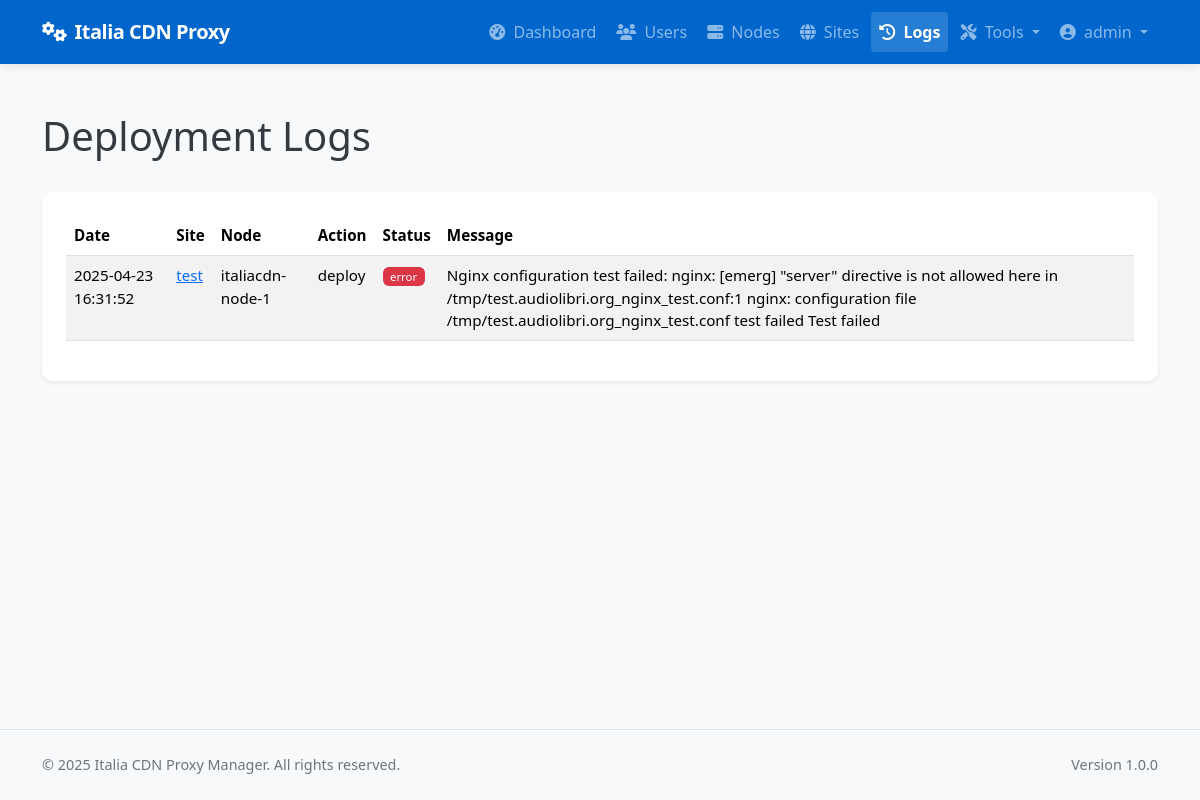
Before: /admin/logs (signed in) with the older database file.
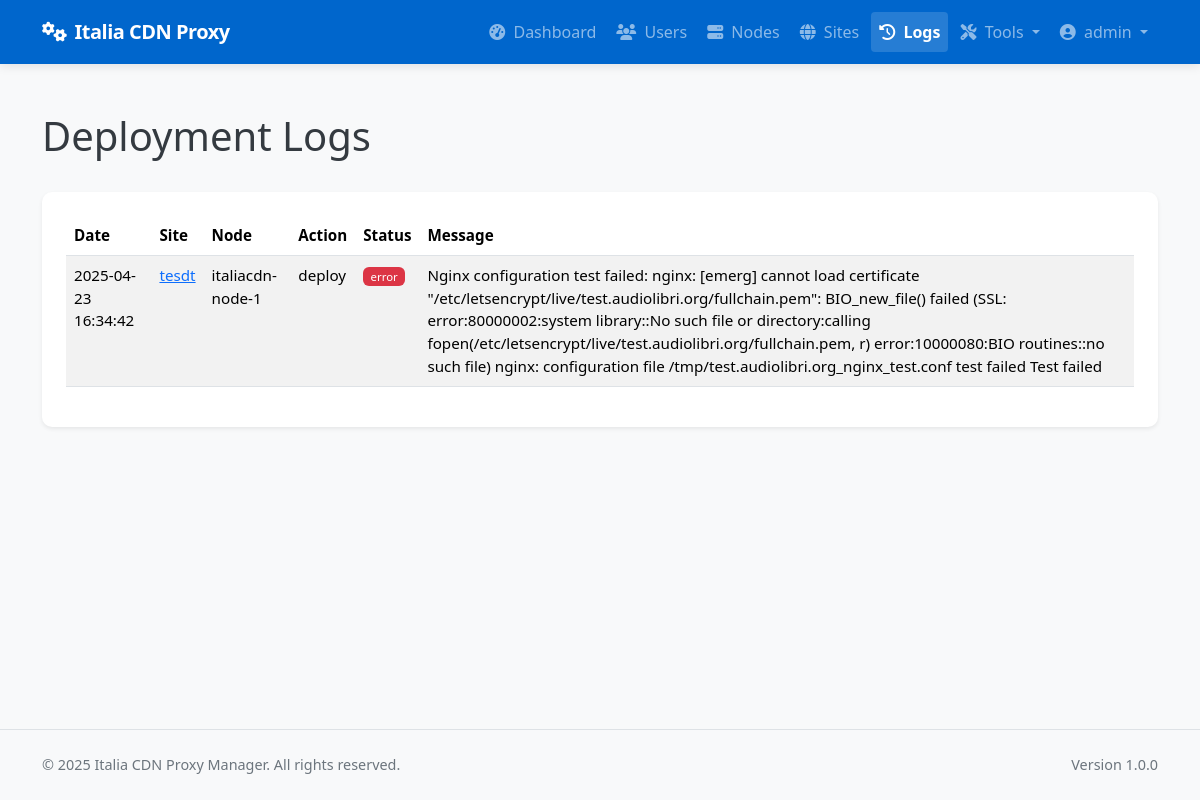
After: the same page with the newer database file.
### app/models/models.py (models this page shows, shortened)
class DeploymentLog(db.Model):
    __tablename__ = 'deployment_logs'
    id = db.Column(db.Integer, primary_key=True)
    site_id = db.Column(db.Integer, db.ForeignKey('sites.id'), nullable=False)
    node_id = db.Column(db.Integer, db.ForeignKey('nodes.id'), nullable=False)
    user_id = db.Column(db.Integer, db.ForeignKey('users.id'), nullable=True)  # Who performed the action
    action = db.Column(db.String(64), nullable=False)  # deploy, update, remove, ssl_renew, discovery, rollback
    status = db.Column(db.String(20), nullable=False)  # success, error
    message = db.Column(db.Text, nullable=True)
    created_at = db.Column(db.DateTime, default=datetime.utcnow)
    site = db.relationship('Site', backref=db.backref('deployment_logs', lazy='dynamic'))
    node = db.relationship('Node', backref=db.backref('deployment_logs', lazy='dynamic'))
    user = db.relationship('User', backref=db.backref('deployment_logs', lazy='dynamic'))

class Site(db.Model):
    __tablename__ = 'sites'
    id = db.Column(db.Integer, primary_key=True)
    name = db.Column(db.String(64), nullable=False)
    domain = db.Column(db.String(255), unique=True, nullable=False)
    protocol = db.Column(db.String(10), nullable=False, default='https')  # http or https
    origin_protocol = db.Column(db.String(10), nullable=False, default='http')  # http or https for origin
    origin_address = db.Column(db.String(255), nullable=False)  # Backend server address
    origin_port = db.Column(db.Integer, nullable=False)
    user_id = db.Column(db.Integer, db.ForeignKey('users.id'), nullable=True)  # Allow null for discovered sites
    is_active = db.Column(db.Boolean, default=True)
    is_blocked = db.Column(db.Boolean, default=False)
    is_discovered = db.Column(db.Boolean, default=False)  # Whether this site was discovered from node
    use_waf = db.Column(db.Boolean, default=False)
    force_https = db.Column(db.Boolean, default=True)  # New column to force HTTP to HTTPS redirect
    enable_cache = db.Column(db.Boolean, default=True)
    cache_time = db.Column(db.Integer, default=3600)  # Cache time in seconds, default 1 hour
    cache_static_time = db.Column(db.Integer, default=86400)  # Cache time for static assets in seconds, default 1 day
    custom_cache_rules = db.Column(db.Text, nullable=True)  # Custom cache rules in Nginx format
    cache_browser_time = db.Column(db.Integer, default=3600)  # Browser cache time in seconds, default 1 hour
    created_at = db.Column(db.DateTime, default=datetime.utcnow)
    updated_at = db.Column(db.DateTime, default=datetime.utcnow, onupdate=datetime.utcnow)
    custom_config = db.Column(db.Text, nullable=True)  # Additional Nginx configuration
    site_nodes = db.relationship('SiteNode', backref='site', lazy='dynamic')
    ssl_certificates = db.relationship('SSLCertificate', backref='site', lazy='dynamic')
    config_versions = db.relationship('ConfigVersion', backref='site', lazy='dynamic')

class Node(db.Model):
    __tablename__ = 'nodes'
    id = db.Column(db.Integer, primary_key=True)
    name = db.Column(db.String(64), unique=True, nullable=False)
    ip_address = db.Column(db.String(45), nullable=False)  # IPv4 or IPv6
    ssh_port = db.Column(db.Integer, default=22)
    ssh_user = db.Column(db.String(64), nullable=False)
    ssh_key_path = db.Column(db.String(256), nullable=True)  # Path to SSH key file
    ssh_password = db.Column(db.String(256), nullable=True)  # Encrypted password (if using password auth)
    is_active = db.Column(db.Boolean, default=True)
    is_discovered = db.Column(db.Boolean, default=False)  # Whether this node was discovered from YAML
    created_at = db.Column(db.DateTime, default=datetime.utcnow)
    updated_at = db.Column(db.DateTime, default=datetime.utcnow, onupdate=datetime.utcnow)
    nginx_config_path = db.Column(db.String(256), default='/etc/nginx/conf.d')
    nginx_reload_command = db.Column(db.String(256), default='sudo systemctl reload nginx')
    detected_nginx_path = db.Column(db.String(256), nullable=True)  # Store detected nginx path
    site_nodes = db.relationship('SiteNode', backref='node', lazy='dynamic')

### app/controllers/admin.py (the view)
@admin.route('/logs')
@login_required
@admin_required
def deployment_logs():
    logs = DeploymentLog.query.order_by(DeploymentLog.created_at.desc()).all()
    return render_template('admin/logs.html', logs=logs)

### app/models/__init__.py (called while the page is built)
@login_manager.user_loader
def load_user(user_id):
    return User.query.get(int(user_id))

### app/models/models.py (called while the page is built)
    def is_admin(self):
        return self.role == 'admin'

### app/services/access_control.py (called while the page is built)
def admin_required(f):
    @wraps(f)
    def decorated_function(*args, **kwargs):
        if not current_user.is_admin():
            flash('You need admin privileges to access this page.', 'error')
            return abort(403)
        return f(*args, **kwargs)
    return decorated_function

### app/templates/admin/logs.html (shortened to what this page needs)
{% extends 'base.html' %}
{% block content %}
<div class="container py-4">
    <div class="d-flex justify-content-between align-items-center mb-4">
        <h1>Deployment Logs</h1>
    </div>
    <div class="card shadow-sm">
        <div class="card-body">
            {% if logs %}
                <div class="table-responsive">
                    <table class="table table-striped table-hover">
                        <thead>
                            <tr>
                                <th>Date</th>
                                <th>Site</th>
                                <th>Node</th>
                                <th>Action</th>
                                <th>Status</th>
                                <th>Message</th>
                            </tr>
                        </thead>
                        <tbody>
                            {% for log in logs %}
                            <tr>
                                <td>{{ log.created_at.strftime('%Y-%m-%d %H:%M:%S') }}</td>
                                <td>
                                    <a href="{{ url_for('admin.view_site', site_id=log.site_id) }}">
                                        {{ log.site.name }}
                                    </a>
                                </td>
                                <td>{{ log.node.name }}</td>
                                <td>{{ log.action }}</td>
                                <td>
                                    <span class="badge bg-{{ 'success' if log.status == 'success' else 'danger' }}">
                                        {{ log.status }}
                                    </span>
                                </td>
                                <td>{{ log.message }}</td>
                            </tr>
                            {% endfor %}
                        </tbody>
                    </table>
                </div>
            {% else %}
                <div class="alert alert-info">
                    No deployment logs found.
                </div>
            {% endif %}
        </div>
    </div>
</div>
{% endblock %}

Changed rows visible on the page:
changed DeploymentLog "deploy": created_at "2025-04-23 16:31:52" → "2025-04-23 16:34:42"; site.name "test" → "tesdt"; message "…test failed: nginx: [emerg] \"server\" directive is not allowed here in /tmp/test.audiolibri.org_nginx_test.conf:1 nginx: configuration file /tmp/test.audiolibri.org_nginx_test.conf…" → "…test failed: nginx: [emerg] cannot load certificate \"/etc/letsencrypt/live/test.audiolibri.org/fullchain.pem\": BIO_new_file() failed (SSL: error:80000002:system library::No such file or directory:calling fopen(/etc/letsencrypt/live/test.audiolibri.org/fullchain.pem, r) error:10000080:BIO routines::no such file) nginx: configuration file /tmp/test.audiolibri.org_nginx_test.conf…"
